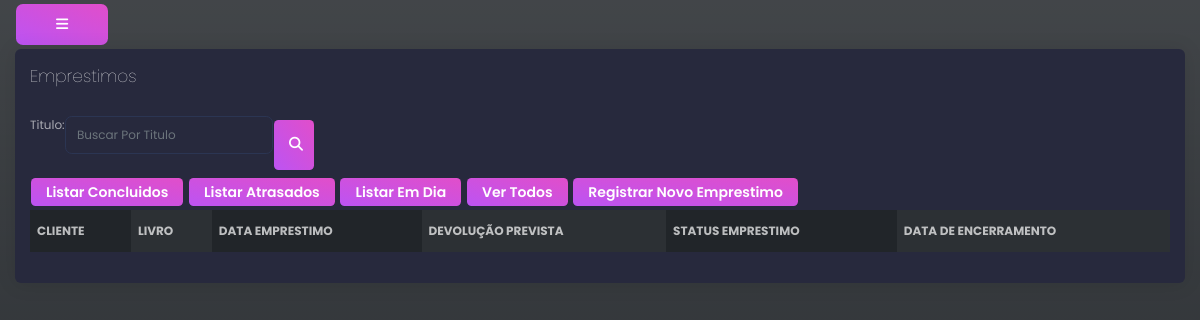
/emprestimo/listar_emprestimos/todos_os_emprestimos (signed in), run on an earlier commit of the app's database.
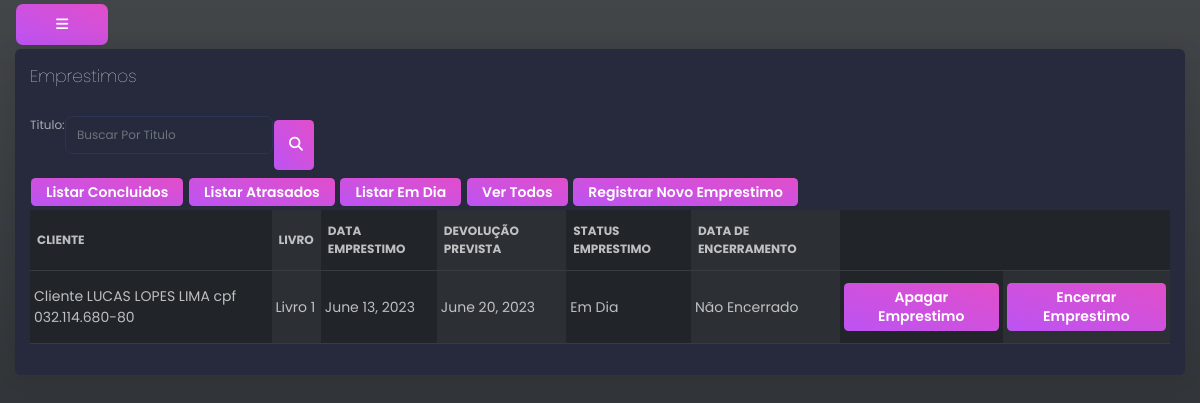
And on a later commit of the database.
### emprestimo/models.py (models this page shows, shortened)
class Emprestimo(models.Model):
    livro = models.ForeignKey(livro, on_delete=models.CASCADE)
    cliente = models.ForeignKey(Cliente, on_delete=models.CASCADE)
    data_emprestimo = models.DateField()
    data_devolucao = models.DateField()
    data_conclusao_emprestimo = models.DateField(null=True)
    status_emprestimo = models.IntegerField(default=Status_emprestimo.EM_DIA ,choices=Status_emprestimo.choices)

### clientes/models.py (models this page shows)
class Cliente(models.Model):
    nome = models.CharField(max_length=100)
    email = models.EmailField(unique=True)
    data_nascimento = models.DateField()
    endereco = models.CharField(max_length=200)
    cpf = models.CharField(max_length=14,unique=True)
    telefone = models.CharField(max_length=30,default=9999-9999)
    pode_fazer_emprestimo = models.BooleanField(default=True)
    def __str__(self):
        return (f"Cliente {self.nome} cpf {self.cpf}")

### livro/models.py (models this page shows)
class livro(models.Model):
    titulo = models.CharField(max_length=30)
    autor = models.CharField(max_length=30)
    descricao = models.CharField(max_length=200)
    isbn = models.CharField(max_length=20,unique=True)
    esta_disponivel = models.BooleanField(default=True)
    def __str__(self):
        return self.titulo

### emprestimo/views.py (the view)
# urls.py: path('listar_emprestimos/<str:filtro>', listar_emprestimos,name='listar_emprestimos'),
@login_required(login_url="login")
def listar_emprestimos(request,filtro="titulo_pesquisa"):
    try:
        emprestimos = None
        if filtro == "emprestimos_encerrados":
            emprestimos = Emprestimo.objects.filter(status_emprestimo=3)
        elif filtro == "emprestimos_atrasados":
            emprestimos = Emprestimo.objects.filter(status_emprestimo=2)
        elif filtro == "emprestimos_em_dia ":
            emprestimos = Emprestimo.objects.filter(status_emprestimo=1)
        elif filtro == "todos_os_emprestimos":
            emprestimos = Emprestimo.objects.all()
        elif filtro != "titulo_pesquisa" :
            emprestimos = Emprestimo.objects.filter(livro__titulo=filtro)
    except Exception as e:
         print(f" Exceção no Listar emprestimos {e}")
    return render(request,'listar_emprestimos.html',{'emprestimos':emprestimos, 'conteudo_pesquisa_form':BuscarLivroForm})

### emprestimo/templates/listar_emprestimos.html (shortened to what this page needs)
{% extends 'base.html' %}
{% block content %}
<div class="card">
  <div class="card-header">
    <h4 class="card-title">Emprestimos</h4>
  </div>
  <div class="card-body">
    <form method="POST" action="{% url 'emprestimo:pesquisar_emprestimo' %}" class="w-25 d-flex flex-row">
      {% csrf_token %} {{ conteudo_pesquisa_form }}
      <button type="submit" class="btn btn-fill btn-primary btn-sm">
        <i class="fa-sharp fa-solid fa-magnifying-glass"></i>
      </button>
    </form>
    <td class="px-1"><a class="btn btn-primary btn-sm" href="{% url 'emprestimo:listar_emprestimos' 'emprestimos_encerrados' %}">Listar Concluidos</a></td>
    <td class="px-1"><a class="btn btn-primary btn-sm" href="{% url 'emprestimo:listar_emprestimos' 'emprestimos_atrasados' %}">Listar Atrasados</a></td>
    <td class="px-1"><a class="btn btn-primary btn-sm" href="{% url 'emprestimo:listar_emprestimos' 'emprestimos_em_dia ' %}">Listar Em Dia</a></td>
    <td class="px-1"><a class="btn btn-primary btn-sm" href="{% url 'emprestimo:listar_emprestimos' 'todos_os_emprestimos' %}">Ver Todos</a></td>
    <td class="px-1"><a href="{% url 'emprestimo:registrar_novo_emprestimo' %}" class="btn btn-primary btn-sm">Registrar Novo Emprestimo</a></td>
    <table class="table table-dark table-striped-columns">
      <thead>
        <tr>
          <th scope="col">Cliente</th>
          <th scope="col">Livro</th>
          <th scope="col">Data Emprestimo</th>
          <th scope="col">Devolução Prevista</th>
          <th scope="col">Status Emprestimo</th>
          <th scope="col">Data de Encerramento</th>
        </tr>
      </thead>
      <tbody>
        {% for emprestimo in emprestimos %}
            <tr>
                <td class="px-1">{{ emprestimo.cliente }}</td>
                <td class="px-1">{{ emprestimo.livro }}</td>
                <td class="px-1">{{ emprestimo.data_emprestimo }}</td>
                <td class="px-1">{{ emprestimo.data_devolucao }}</td>
                <td class="px-1">{{ emprestimo.get_status_emprestimo_display }}</td>
                {% if emprestimo.data_conclusao_emprestimo %}
                  <td class="px-1">{{ emprestimo.data_conclusao_emprestimo }}</td>
                {% else %}
                  <td class="px-1">Não Encerrado</td>
                {% endif %}
                {% if emprestimo.status_emprestimo == 3 %}
                <td class="px-1"><a class="btn btn-primary btn-sm" onclick="return confirm('Deseja realmente Deletar?')" href="{% url 'emprestimo:deletar_emprestimo' emprestimo.id %}">Apagar Emprestimo</a></td>
                {% else %}
                <td class="px-1"><a class="btn btn-primary btn-sm" onclick="return confirm('Deseja realmente Deletar?')" href="{% url 'emprestimo:deletar_emprestimo' emprestimo.id %}">Apagar Emprestimo</a></td>
                <td class="px-1"><a class="btn btn-primary btn-sm" onclick="return confirm('Confirmar Devolução?')" href="{% url 'emprestimo:encerrar_emprestimo' emprestimo.id %}">Encerrar Emprestimo</a></td>
                {% endif %}
            </tr>
        {% endfor %}
      </tbody>
    </table>
  </div>
</div>
{% endblock content %} {% block javascripts %}{% endblock javascripts %}

What changed in the data, as far as the page shows it:
added Emprestimo: cliente "Cliente LUCAS LOPES LIMA cpf 032.114.680-80", livro "Livro 1", data_emprestimo "June 13, 2023", data_devolucao "June 20, 2023", status_emprestimo "Em Dia", shows "Não Encerrado", shows "Apagar Emprestimo"
